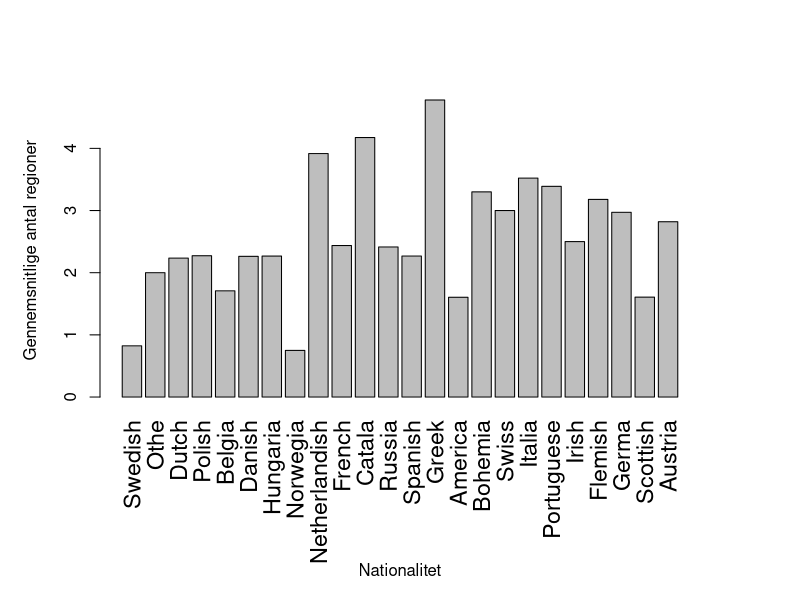
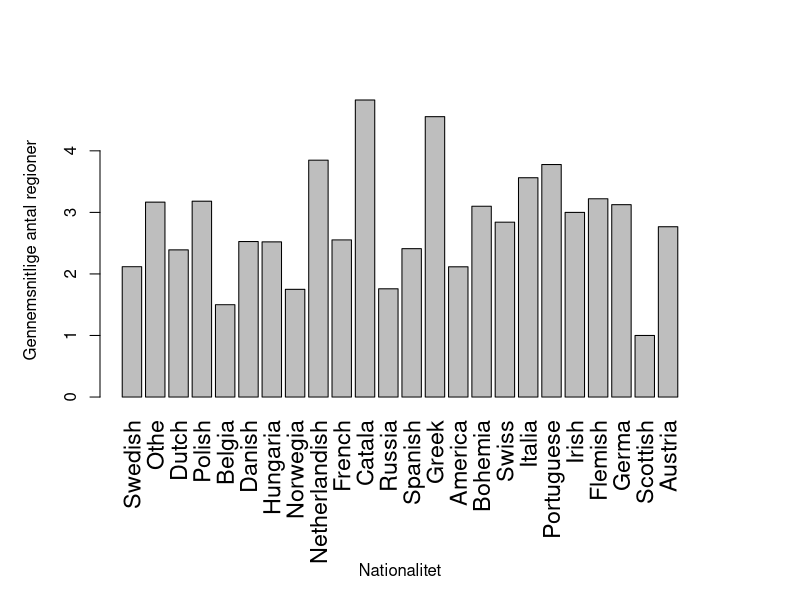
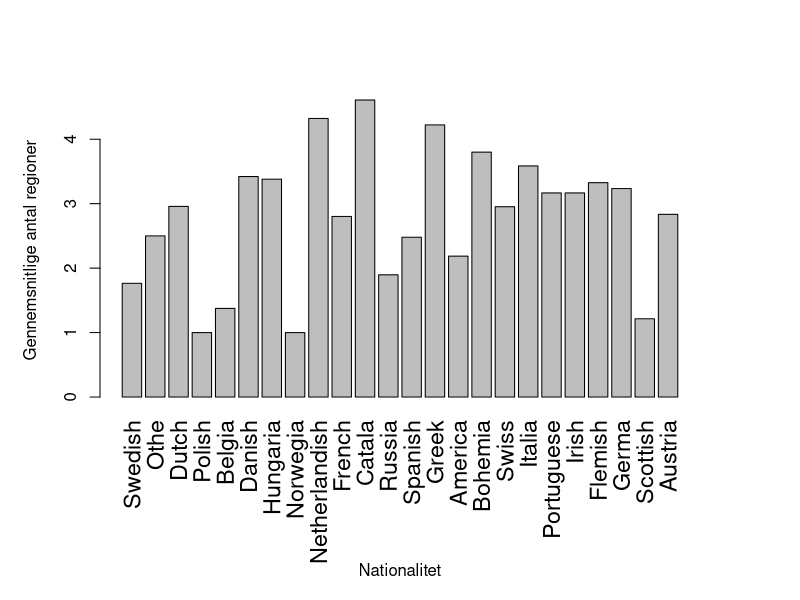
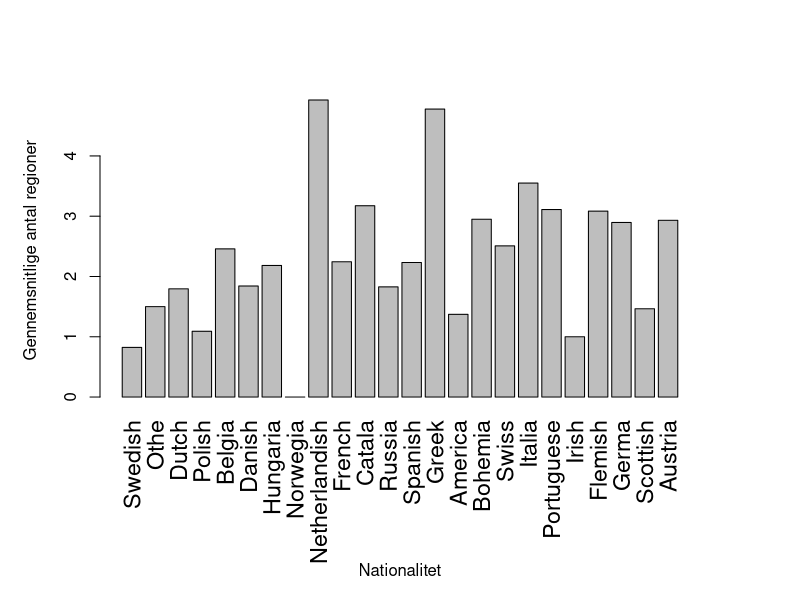

These charts were generated, in order, by the following R code:
d0 <- read.table("csv/nationcut0.csv", sep=",",header=TRUE)
d1 <- read.table("csv/nationcut1.csv", sep=",",header=TRUE)
d2 <- read.table("csv/nationcut2.csv", sep=",",header=TRUE)
d3 <- read.table("csv/nationcut3.csv", sep=",",header=TRUE)

png("billeder/nationcut0.png", height = 480, width = 800)
par(las=3, lheight =6, mai=c(2,1,1,1))
barplot(d0$interessante.regioner,beside=TRUE,names=d0$ratios,  cex.axis=1.0, cex.names = 1.4, ylab = "Gennemsnitlige antal regioner" )
par(las=1)
mtext(1, text = "Nationalitet", line = 8)
dev.off()

png("billeder/nationcut1.png", height = 480, width = 800)
par(las=3, lheight =6, mai=c(2,1,1,1))
barplot(d1$interessante.regioner,beside=TRUE,names=d1$ratios, cex.axis=1.0,  cex.names = 1.4, ylab = "Gennemsnitlige antal regioner"  )
par(las=1)
mtext(1, text = "Nationalitet", line = 8)
dev.off()

png("billeder/nationcut2.png", height = 480, width = 800)
par(las=3, lheight =6, mai=c(2,1,1,1))
barplot(d2$interessante.regioner,beside=TRUE,names=d2$ratios, cex.axis=1.0, cex.names = 1.4, ylab = "Gennemsnitlige antal regioner")
par(las=1)
mtext(1, text = "Nationalitet", line = 8)
dev.off()

png("billeder/nationcut3.png", height = 480, width = 800)
par(las=3, lheight =6, mai=c(2,1,1,1))
barplot(d3$interessante.regioner,beside=TRUE,names=d3$ratios, cex.axis=1.0,  cex.names = 1.4, ylab = "Gennemsnitlige antal regioner")
par(las=1)
mtext(1, text = "Nationalitet", line = 8)
dev.off()
q()
